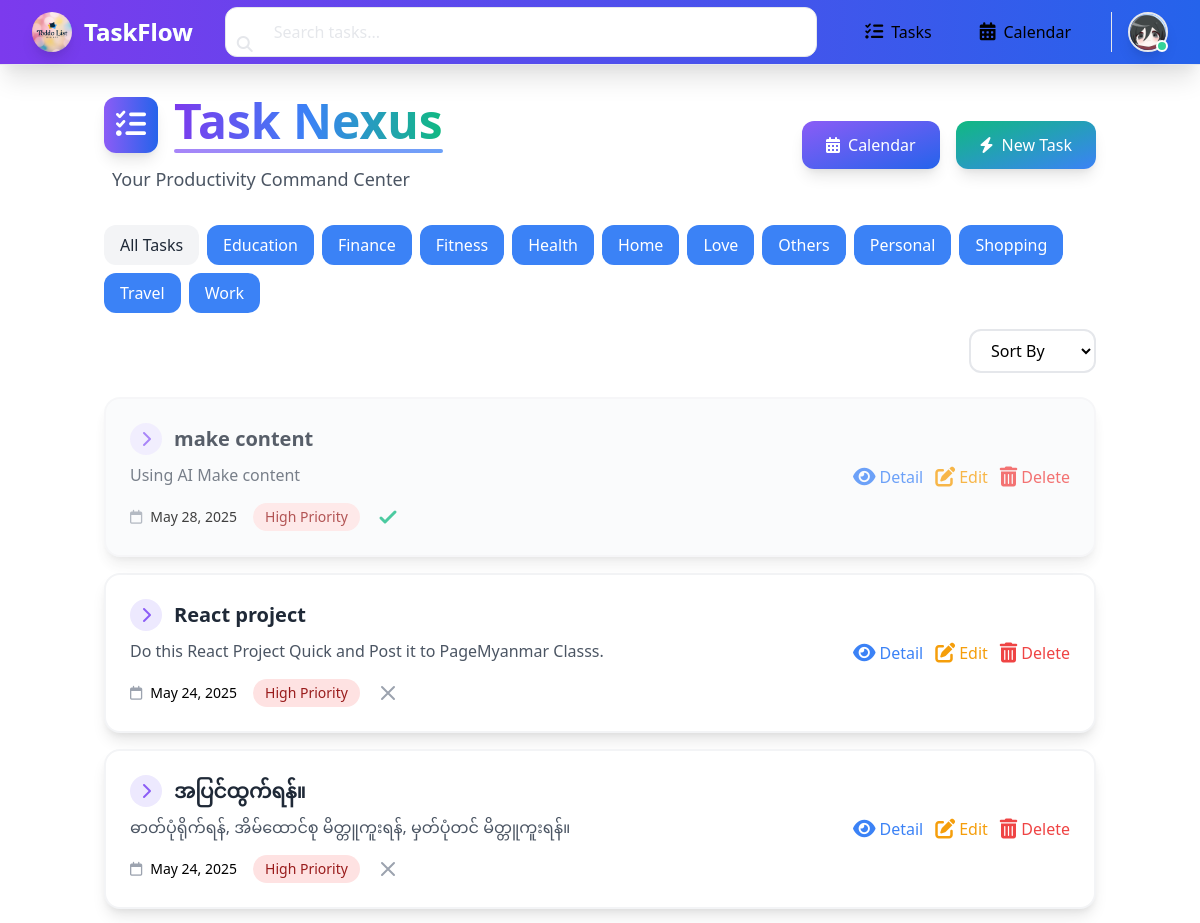
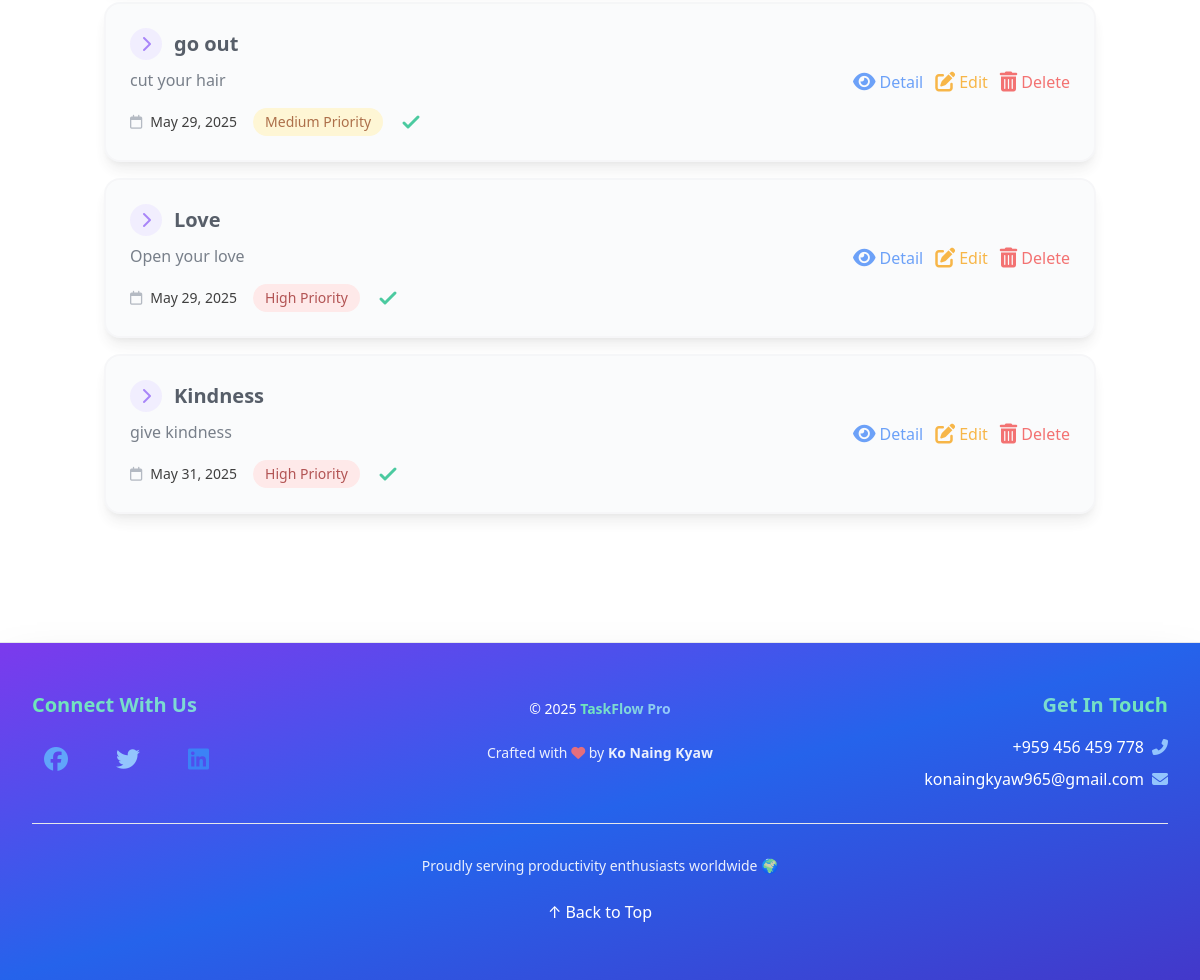
Page /task_list/ (signed in) on the earlier database version (2 pictures, top to bottom).
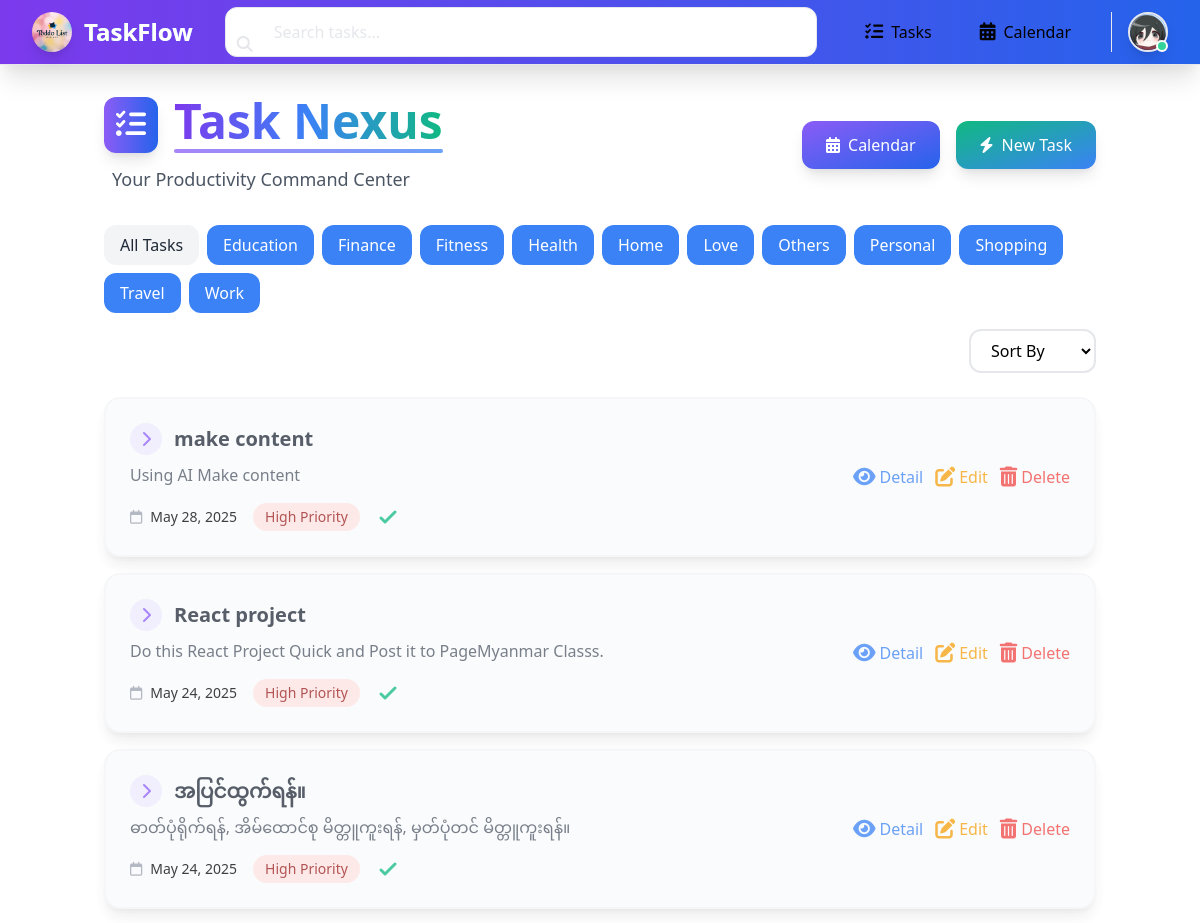
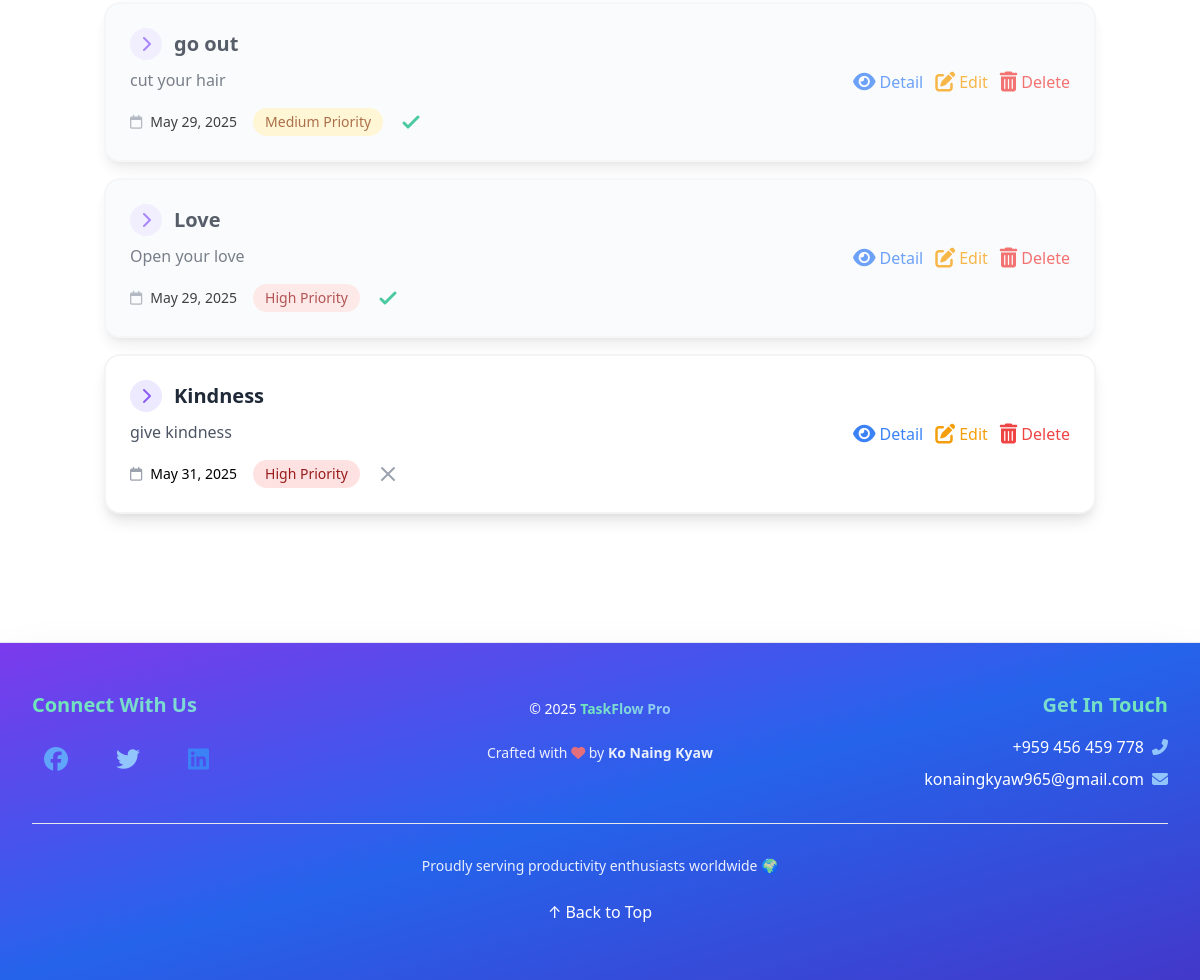
Same page on the later database version (2 pictures, top to bottom).
### myapp/models.py (models this page shows, shortened)
class Task(models.Model):
    PRIORITY_CHOICES = [
        ('High', 'High'),
        ('Medium', 'Medium'),
        ('Low', 'Low'),
    ]
    RECURRENCE_CHOICES = [
        ('none', 'None'),
        ('daily', 'Daily'),
        ('weekly', 'Weekly'),
        ('monthly', 'Monthly'),
    ]
    user = models.ForeignKey(User, on_delete=models.CASCADE ,null=True)
    shared_users = models.ManyToManyField(User, related_name='shared_tasks', blank=True)
    title = models.CharField(max_length=200)
    description = models.TextField(blank=True, null=True)
    created_at = models.DateTimeField(auto_now_add=True)
    due_date = models.DateTimeField(null=True, blank=True)
    is_completed = models.BooleanField(default=False)
    category = models.ForeignKey(
        Category,
        on_delete=models.SET_NULL,
        null=True,
        blank=True
    )
    priority = models.CharField(max_length=10, choices=PRIORITY_CHOICES, default='Medium')
    reminder = models.DateTimeField(null=True, blank=True)
    recurrence = models.CharField(max_length=10, choices=RECURRENCE_CHOICES, default='none')
    parent_task = models.ForeignKey(
        'self',
        on_delete=models.CASCADE,
        null=True,
        blank=True,
        related_name='subtasks'
    )
    order = models.PositiveIntegerField(default=0)
    class Meta:
        unique_together = ['title', 'due_date', 'user']
        ordering = ['order', '-created_at']

### myapp/views.py (the view)
# urls.py: path("task_list/", views.task_list, name="task_list"),  # Root URL is now task_list
def task_list(request):
    if not request.user.is_authenticated:
        return redirect("login")
    category_id = request.GET.get("category")
    sort_by = request.GET.get("sort_by")
    base_query = (
        models.Q(user=request.user) |
        models.Q(shared_users=request.user)
    ) & models.Q(parent_task__isnull=True)  # Only show parent tasks
    if category_id:
        tasks = Task.objects.filter(base_query, category_id=category_id).distinct()
    else:
        tasks = Task.objects.filter(base_query).distinct()
    if sort_by == "priority":
        tasks = tasks.order_by('priority')
    elif sort_by == "due_date":
        tasks = tasks.order_by('due_date')
    else:
        tasks = tasks.order_by('created_at')
    categories = Category.objects.filter(user=request.user)
    return render(request, 'task_list.html', {
        'tasks': tasks,
        'categories': categories,
        'sort_by': sort_by,
    })

### myapp/context_processors.py (called while the page is built)
def profile_context(request):
    if request.user.is_authenticated:
        try:
            profile = Profile.objects.get(user=request.user)
        except Profile.DoesNotExist:
            profile = None
    else:
        profile = None
    return {'profile': profile}

### myapp/templates/task_list.html (shortened to what the changed rows need)
{% extends 'base.html' %}
{% block body %}
{% load static %}
<div class="container mx-auto px-4 py-8">
  {% if user.is_authenticated %}
    <div class="flex flex-col lg:flex-row justify-between items-start lg:items-center gap-6 mb-8">
      <div class="space-y-3">
        <div class="flex items-center gap-4 animate-pulse">
          <h1 class="text-4xl md:text-5xl font-bold bg-gradient-to-r from-purple-600 via-blue-500 to-green-500 bg-clip-text text-transparent">
            <span class="block mt-1 w-full h-1 bg-gradient-to-r from-purple-500 to-blue-500 rounded-full opacity-75"></span>
          </h1>
        </div>
      </div>
    </div>
    <div class="grid gap-4">
      {% if tasks %}
        {% for task in tasks %}
          <div class="bg-white dark:bg-gray-800 rounded-2xl p-6 shadow-lg hover:shadow-xl transition-all duration-300 border-2 border-gray-100 dark:border-gray-700 {% if task.is_completed %}opacity-75 bg-gray-50 dark:bg-gray-900{% endif %}">
            <div class="flex flex-col md:flex-row justify-between items-start md:items-center gap-4">
              <div class="flex-1">
                <div class="flex items-center gap-3 mb-2">
                  <div class="w-8 h-8 flex items-center justify-center bg-purple-100 dark:bg-purple-900/50 rounded-full transition-colors">
                    <i class="fa-solid fa-chevron-right text-purple-500"></i>
                  </div>
                  <h3 class="text-xl font-semibold text-gray-800 dark:text-gray-200">
                    {{ task.title }}
                  </h3>
                </div>
                <p class="text-gray-600 dark:text-gray-400 mb-4">{{ task.description }}</p>
                <div class="flex flex-wrap gap-4 items-center">
                  <div class="flex items-center gap-2 text-sm">
                    <i class="fa-regular fa-calendar text-gray-400"></i>
                    <span class="font-medium">{{ task.due_date|date:"M j, Y" }}</span>
                  </div>
                  <span class="px-3 py-1 rounded-full text-sm font-medium transition-colors
                    {% if task.priority == 'High' %}
                      bg-red-100 text-red-800 dark:bg-red-900/50
                    {% elif task.priority == 'Medium' %}
                      bg-yellow-100 text-yellow-800 dark:bg-yellow-900/50
                    {% else %}
                      bg-green-100 text-green-800 dark:bg-green-900/50
                    {% endif %}">
                    {{ task.priority }} Priority
                  </span>
                  <div class="flex items-center gap-2">
                    {% if task.user == request.user %}
                    <button type="button" class="toggle-completion-btn" data-task-id="{{ task.id }}"
                            aria-pressed="{% if task.is_completed %}true{% else %}false{% endif %}"
                            title="Mark as {% if task.is_completed %}incomplete{% else %}completed{% endif %}">
                      {% if task.is_completed %}
                        <svg class="w-6 h-6 text-green-500" fill="none" stroke="currentColor" viewBox="0 0 24 24" stroke-width="3">
                          <path stroke-linecap="round" stroke-linejoin="round" d="M5 13l4 4L19 7"></path>
                        </svg>
                      {% else %}
                        <svg class="w-6 h-6 text-gray-400" fill="none" stroke="currentColor" viewBox="0 0 24 24" stroke-width="2">
                          <path stroke-linecap="round" stroke-linejoin="round" d="M6 18L18 6M6 6l12 12"></path>
                        </svg>
                      {% endif %}
                    </button>
                    {% else %}
                      <span class="px-3 py-1 rounded-full text-sm {% if task.is_completed %}bg-green-100 text-green-800{% else %}bg-gray-100 text-gray-800{% endif %}">
                        {% if task.is_completed %}Completed{% else %}Pending{% endif %}
                      </span>
                    {% endif %}
                  </div>
                </div>
              </div>
              <div class="flex gap-3 text-xl">
                <a href="{% url 'task_detail' task.id %}"
                   class="flex items-center gap-1 text-blue-500 hover:text-blue-700 dark:hover:text-blue-400 transition-colors">
                  <i class="fa-solid fa-eye"></i>
                  <span class="text-base">Detail</span>
                </a>
                <a href="{% url 'task_update' task.id %}"
                   class="flex items-center gap-1 text-yellow-500 hover:text-yellow-700 dark:hover:text-yellow-400 transition-colors">
                  <i class="fa-solid fa-pen-to-square"></i>
                  <span class="text-base">Edit</span>
                </a>
                {% if task.user == request.user %}
                  <form action="{% url 'delete_task' task.id %}" method="post" class="flex items-center">
                    <button type="submit" class="flex items-center gap-1 text-red-500 hover:text-red-700 dark:hover:text-red-400 transition-colors">
                      <i class="fa-solid fa-trash-can"></i>
                      <span class="text-base">Delete</span>
                    </button>
                  </form>
                {% endif %}
              </div>
            </div>
          </div>
        {% endfor %}
      {% endif %}
    </div>
  {% endif %}
</div>
{% endblock %}

Differences in the rows shown:
changed Task "React project": is_completed False → True (drawn)
changed Task "အပြင်ထွက်ရန်။": is_completed False → True (drawn)
changed Task "Kindness": is_completed True → False (drawn)
